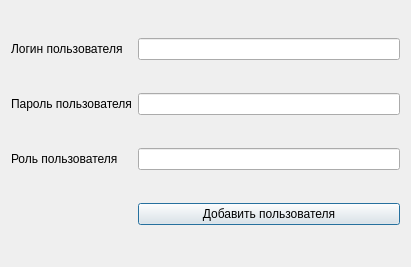
<?xml version="1.0" encoding="UTF-8"?>
<ui version="4.0">
 <class>DialogAddUser</class>
 <widget class="QDialog" name="DialogAddUser">
  <property name="geometry">
   <rect>
    <x>0</x>
    <y>0</y>
    <width>411</width>
    <height>267</height>
   </rect>
  </property>
  <property name="windowTitle">
   <string>DialogAddUser</string>
  </property>
  <layout class="QGridLayout" name="gridLayout">
   <item row="0" column="0">
    <widget class="QLabel" name="lUserLogin">
     <property name="text">
      <string>Логин пользователя</string>
     </property>
    </widget>
   </item>
   <item row="0" column="1">
    <widget class="QLineEdit" name="lineUserLogin"/>
   </item>
   <item row="1" column="0">
    <widget class="QLabel" name="lUserPassword">
     <property name="text">
      <string>Пароль пользователя</string>
     </property>
    </widget>
   </item>
   <item row="1" column="1">
    <widget class="QLineEdit" name="lineUserPassword"/>
   </item>
   <item row="2" column="0">
    <widget class="QLabel" name="lPosition">
     <property name="text">
      <string>Роль пользователя</string>
     </property>
    </widget>
   </item>
   <item row="2" column="1">
    <widget class="QLineEdit" name="linePosition"/>
   </item>
   <item row="3" column="1">
    <widget class="QPushButton" name="pushAddUser">
     <property name="text">
      <string>Добавить пользователя</string>
     </property>
    </widget>
   </item>
  </layout>
 </widget>
 <resources/>
 <connections/>
</ui>
